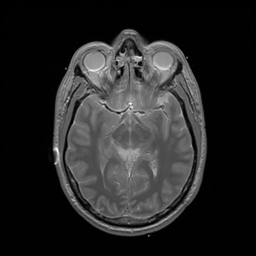
%> input picture my assignments/a5/public_demos 5/pd.jpg, 256 x 256 px
$ octave simple_Fourier_image_demo.m   (GNU Octave 9; MATLAB toolbox functions it lacks are replaced by stand-ins)
%> lines starting %> are read from the running program, lines starting %| are printed output that depends on the picture
% Simple Fourier Demonstration

%% Convolution
% We will convolve an image with two implulses.

%% Let's create an image with 2 impulses.
f = zeros(256,256);
f(5,1) = 1;
%f(20,100) = 2;
figure(1);
imshow(f,[]);

%% Read in an image to play with
g = imread('pd.jpg');
%> g is the input picture: size 256x256x3 uint8; min 0, max 255, mean 38
g = double( g(:,:,1) ); % converts to floating-pt graylevel
%> g: size 256x256 double
figure(2), imshow(g, []), title('MRI');

%% And convolve
F = fft2(f);  % 2D-DFT of f
G = fft2(g);  % 2D-DFT of g
H = F .* G;   % element-wise multiplication
h = ifft2(H); % inverse 2D-DFT of H
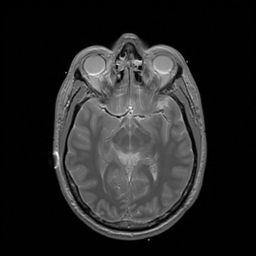
%> h: size 256x256 double; min -6.04e-14, max 255, mean 38; drawn with min black and max white

figure(3), imshow(real(h), []), title('Convolution Image');

%% This is a good way to view Fourier coefficients

figure(4);
imshow( fftshift( log(abs(G)) ), []);
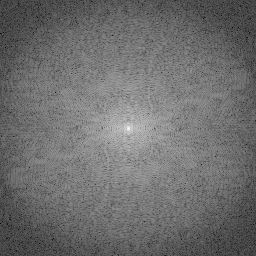
%> displayed picture: size 256x256, on the screen's scale of 0 to 255; min 0, max 255, mean 109.7
